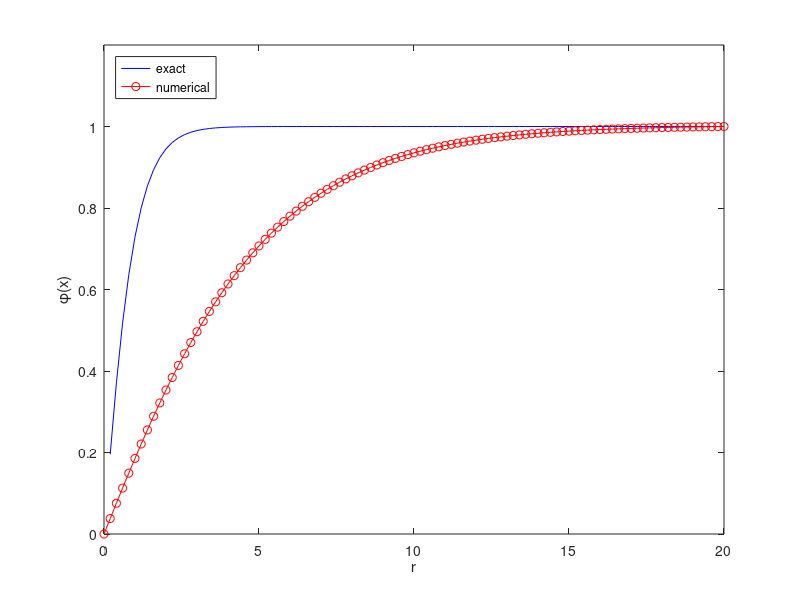

Here is the MATLAB script that generated this plot:
clear all
close all
clc

xa = 0;
xb = 20;
N = 100; % number of cells; N+1 is the number of grid points
L = xb-xa; % size of the domain
h = L/N; % grid spacing
r0 = 5.29;
x = linspace(xa,xb,N+1)'; % column vector of grid points

e=ones(N+1,1);
A=spdiags([-e,2*e,-e],(-1:1),N+1,N+1);
A(1,:)=zeros(1,N+1); A(1,1)=1;
A(N+1,:)=zeros(1,N+1); A(N+1,N+1)=1;
g = @(x) x.*((1./x)-(1+1./x).*exp(-2.*x));  % inline function for the exact solution
% g = @(x) (-4.*exp(-2.*x).*x - 2.*exp(-2.*x)-4.*exp(-2.*x).*x.^2-4.*exp(-2.*x).*x.^3+2)./x.^3; 
%  g = @(x) -4.*exp(-2.*x).*x;
f = @(x)((4.*x.*exp((-2.*x)./r0))./r0^3); % inline function for the exact right-hand-side

phi_exact = g(x); % exact solution at the grid points

ua = 0; % boundary condition
ub = 1; % boundary condition

b=h^2*f(x);
b(1)=ua; b(end)=ub;
% for i=2:N
% b(i) = (f(i+1)-2*f(i)+f(i-1))/h^2; 
% end

eigv = eigs(A); % for curiosity, we check the eigenvalues of A
phi = A\b; % solving the linear system


% plot(x,phi_exact,'b-');
plot(x,phi_exact,'b-',x,phi,'ro-');
xlim([0 xb]);
ylim([0 1.2])
xlabel('r');
ylabel('\phi(x)');
legend('exact','numerical','location','northwest');